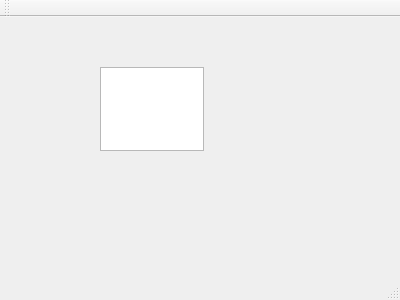
<?xml version="1.0" encoding="UTF-8"?>
<ui version="4.0">
 <class>MainWindow</class>
 <widget class="QMainWindow" name="MainWindow">
  <property name="geometry">
   <rect>
    <x>0</x>
    <y>0</y>
    <width>400</width>
    <height>300</height>
   </rect>
  </property>
  <property name="windowTitle">
   <string>MainWindow</string>
  </property>
  <widget class="QWidget" name="centralWidget">
   <widget class="QTextEdit" name="text">
    <property name="geometry">
     <rect>
      <x>100</x>
      <y>50</y>
      <width>104</width>
      <height>84</height>
     </rect>
    </property>
   </widget>
  </widget>
  <widget class="QMenuBar" name="menuBar">
   <property name="geometry">
    <rect>
     <x>0</x>
     <y>0</y>
     <width>400</width>
     <height>29</height>
    </rect>
   </property>
  </widget>
  <widget class="QToolBar" name="mainToolBar">
   <attribute name="toolBarArea">
    <enum>TopToolBarArea</enum>
   </attribute>
   <attribute name="toolBarBreak">
    <bool>false</bool>
   </attribute>
  </widget>
  <widget class="QStatusBar" name="statusBar"/>
 </widget>
 <layoutdefault spacing="6" margin="11"/>
 <resources/>
 <connections/>
</ui>
